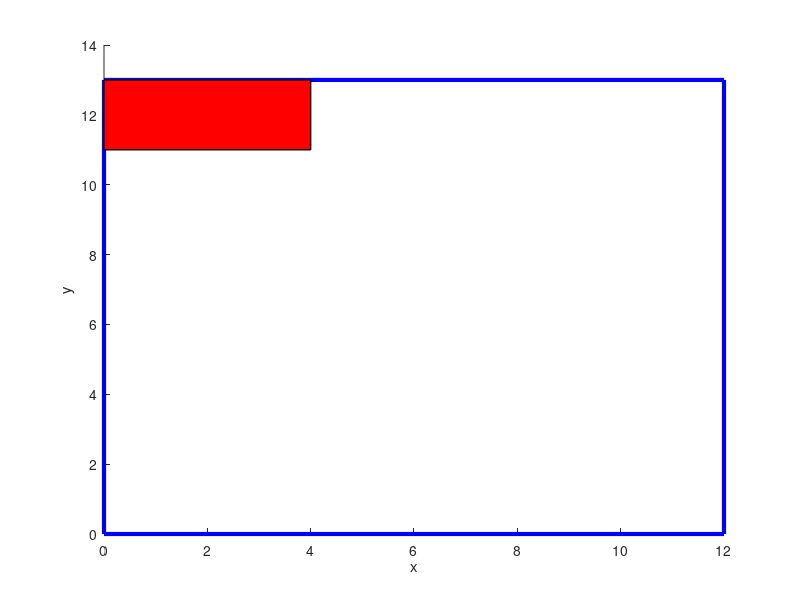

MATLAB code for this plot: (Note: this script raises an error after producing the figure.)
function drawPoolEnvironment()
    global controlArray;
    global controlIndex;
    poolXLims = [0 12]';
    poolYLims = [0 13]';
    rampXLims = [0 4]';
    rampYLims = [11 13]';
    controlLine1 = [1 9; 1 2];
    controlLine2 = [9 2; 1 2]; 
    controlLine3 = [9 5; 9 2]; 
    controlLine4 = [9 5; 5 5]; 
    controlLine5 = [5 9; 5 5]; 
    controlLine6 = [5 9; 1 9]; 
    %Draw the pool area
    hold on
    plot([poolXLims(1), poolXLims(1), poolXLims(2), poolXLims(2), poolXLims(1)], ...
        [poolYLims(1), poolYLims(2), poolYLims(2), poolYLims(1), poolYLims(1)], 'b' , 'LineWidth', 3)
    %Draw the ramp
    fill([rampXLims(1), rampXLims(1), rampXLims(2), rampXLims(2), rampXLims(1)], ...
        [rampYLims(1), rampYLims(2), rampYLims(2), rampYLims(1), rampYLims(1)], 'r' , 'LineWidth', 1)
    xlabel('x')
    ylabel('y')
    
    if(controlArray(controlIndex,1) == 0)
        drawCircle([controlArray(controlIndex,2), controlArray(controlIndex,3)], controlArray(controlIndex,4))
    else
        plot([controlArray(controlIndex,2), controlArray(controlIndex,4)], [controlArray(controlIndex,3), controlArray(controlIndex,5)], 'k');
    end

    %code to draw arcs (not full circles)
    circr = @(radius,rad_ang)  [radius*cos(rad_ang);  radius*sin(rad_ang)];         % Circle Function For Angles In Radians
    circd = @(radius,deg_ang)  [radius*cosd(deg_ang);  radius*sind(deg_ang)];       % Circle Function For Angles In Degrees
    N = 25;                                                         % Number Of Points In Complete Circle
    r_angl = linspace(pi/4, 3*pi/4, N);                             % Angle Defining Arc Segment (radians)
    radius = 1;                                                   % Arc Radius
    xy_r = circr(radius,r_angl);                                    % Matrix (2xN) Of (x,y) Coordinates
    %figure(1)
    %plot(xy_r(1,:) +4, xy_r(2,:), 'R')                                % Draw An Arc Of Blue Stars
    %axis([-1.25*radius  1.25*radius    0  1.25*radius])             % Set Axis Limits
    %axis equal                                                      % No Distortion With %axis equal’
    hold off
end